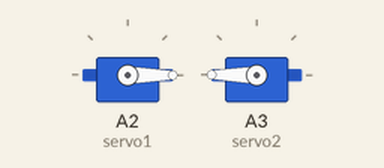
The sketch below on a simulated Arduino Uno, built with avr-gcc and run on an emulated ATmega328P. On the bench: 2 × servo. Wiring (inferred from the names in the program): 2 × servo: signal A2 / signal A3. Servo pulses on a pin are drawn as a servo (544–2400 µs = 0–180°).

Above: at 0.05 s.
At 2.55 s:
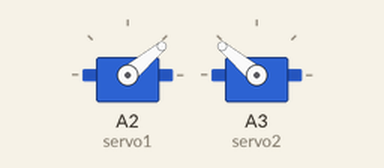
At 5.05 s:
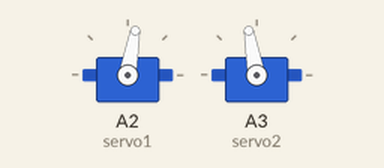
At 10.1 s:
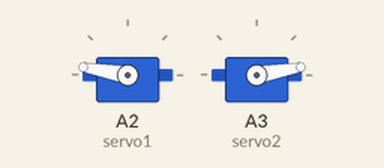
Timing chart, 0 to 13.2 s (numbered marks = the images above):
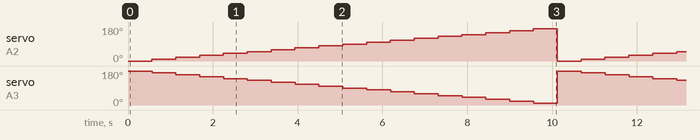

Measured:
- by itself, servo on A2 (servo1): repeats every 10.1 s: 20° 0.56 s, 30° 0.56 s, 40° 0.56 s, 50° 0.56 s, 60° 0.56 s, 70° 0.56 s, 80° 0.56 s, 90° 0.56 s, 100° 0.56 s, 110° 0.56 s, 120° 0.56 s, 130° 0.56 s, 140° 0.56 s, 150° 0.56 s, 160° 0.56 s, 170° 0.56 s, 0° 0.56 s, 10° 0.56 s
- by itself, servo on A3 (servo2): repeats every 10.1 s: 160° 0.56 s, 150° 0.56 s, 140° 0.56 s, 130° 0.56 s, 120° 0.56 s, 110° 0.56 s, 100° 0.56 s, 90° 0.56 s, 80° 0.56 s, 70° 0.56 s, 60° 0.56 s, 50° 0.56 s, 40° 0.56 s, 30° 0.56 s, 20° 0.56 s, 10° 0.56 s, 180° 0.56 s, 170° 0.56 s

The sketch:

01_manual_servo_control.ino
```cpp
int servo1 = A2;
int servo2 = A3;

void setup() {
  pinMode(servo1, OUTPUT);
  pinMode(servo2, OUTPUT);
}

void loop() {
  for(int i=0;i<180;i+=10){
    servo(i);
    delay(200);

  }
}

void servo(int angle) {
  //发送50个脉冲
  for(int i=0;i<50;i++){
    int pulsewidth = (angle * 11) + 500;
    digitalWrite(servo1, HIGH);
    delayMicroseconds(pulsewidth);
    digitalWrite(servo1, LOW);
    delayMicroseconds(20000 - pulsewidth);

    pulsewidth = ((180 - angle) * 11) + 500;
    digitalWrite(servo2, HIGH);
    delayMicroseconds(pulsewidth);
    digitalWrite(servo2, LOW);
    delayMicroseconds(20000 - pulsewidth);

  }

}
```
